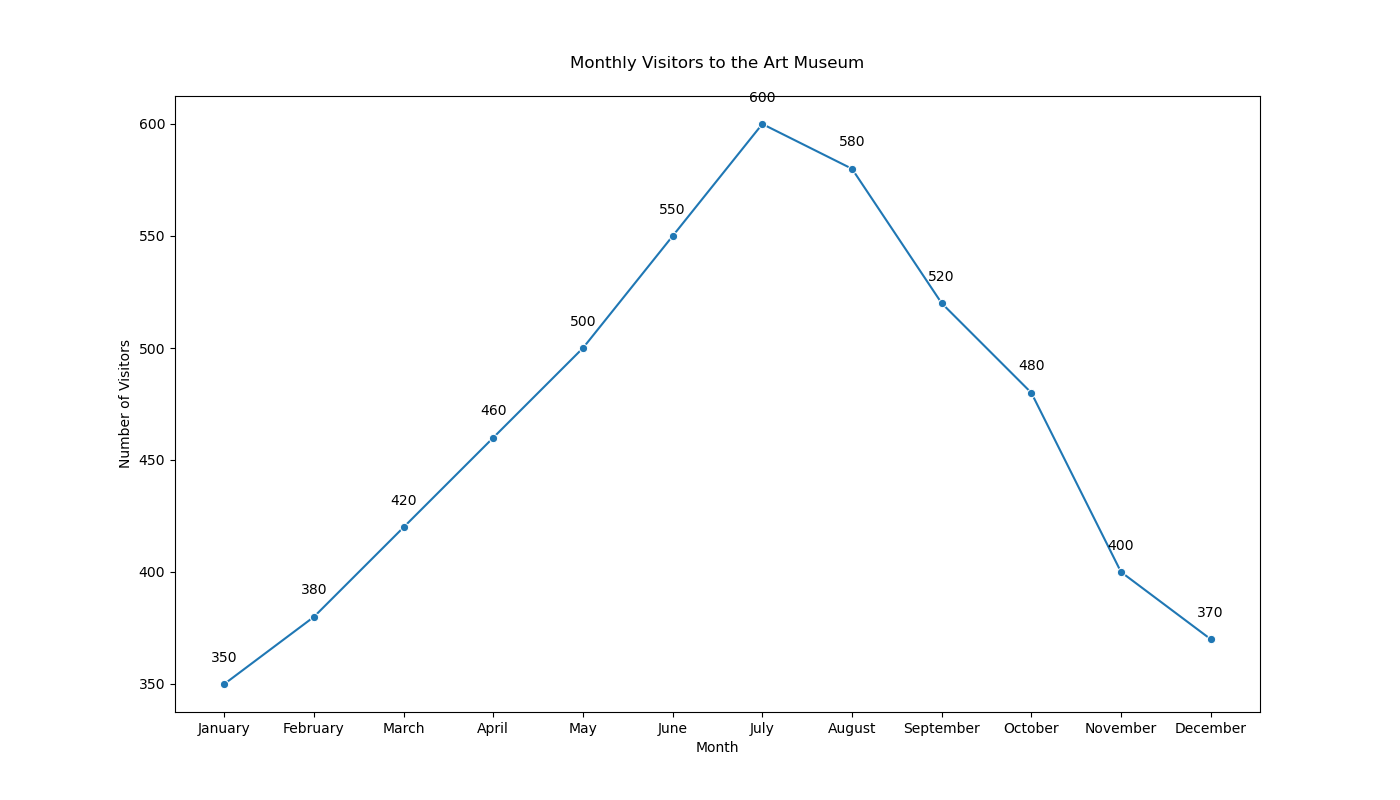

Recreate this plot in Python.

import seaborn as sns
import pandas as pd
import matplotlib.pyplot as plt

# Data
data = {
    "Month": ["January", "February", "March", "April", "May", "June", 
              "July", "August", "September", "October", "November", "December"],
    "Visitors": [350, 380, 420, 460, 500, 550, 600, 580, 520, 480, 400, 370]
}

# Create DataFrame
df = pd.DataFrame(data)

# Convert 'Month' to a categorical type to maintain month order in the plot
df['Month'] = pd.Categorical(df['Month'], categories=[
    "January", "February", "March", "April", "May", "June", 
    "July", "August", "September", "October", "November", "December"], ordered=True)

# Create the line plot
plt.figure(figsize=(14, 8))
sns.lineplot(x="Month", y="Visitors", data=df, marker='o', color='#1f77b4')

# Annotate each point with the number of visitors
for i in range(df.shape[0]):
    plt.text(x=df['Month'][i], y=df['Visitors'][i] + 10, s=f"{df['Visitors'][i]}",
             horizontalalignment='center')

# Set the title and labels
plt.title('Monthly Visitors to the Art Museum', pad=20)
plt.xlabel('Month')
plt.ylabel('Number of Visitors')

# Show the plot
plt.show()
